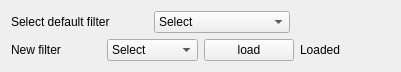
  <widget class="QWidget" name="layoutWidget">
   <property name="geometry">
    <rect>
     <x>10</x>
     <y>10</y>
     <width>401</width>
     <height>55</height>
    </rect>
   </property>
   <layout class="QVBoxLayout" name="verticalLayout">
    <item>
     <layout class="QHBoxLayout" name="horizontalLayout_2">
      <item>
       <widget class="QLabel" name="label_2">
        <property name="text">
         <string>Select default filter</string>
        </property>
       </widget>
      </item>
      <item>
       <widget class="QComboBox" name="filterByDefault">
        <item>
         <property name="text">
          <string>Select</string>
         </property>
        </item>
        <item>
         <property name="text">
          <string>Average</string>
         </property>
        </item>
        <item>
         <property name="text">
          <string>Gaussiano</string>
         </property>
        </item>
        <item>
         <property name="text">
          <string>Minimum</string>
         </property>
        </item>
        <item>
         <property name="text">
          <string>Medium</string>
         </property>
        </item>
        <item>
         <property name="text">
          <string>Maximum</string>
         </property>
        </item>
       </widget>
      </item>
      <item>
       <spacer name="horizontalSpacer">
        <property name="orientation">
         <enum>Qt::Horizontal</enum>
        </property>
        <property name="sizeType">
         <enum>QSizePolicy::Fixed</enum>
        </property>
        <property name="sizeHint" stdset="0">
         <size>
          <width>100</width>
          <height>20</height>
         </size>
        </property>
       </spacer>
      </item>
     </layout>
    </item>
    <item>
     <layout class="QHBoxLayout" name="horizontalLayout">
      <item>
       <widget class="QLabel" name="label">
        <property name="text">
         <string>New filter</string>
        </property>
       </widget>
      </item>
      <item>
       <widget class="QComboBox" name="selectFilter">
        <item>
         <property name="text">
          <string>Select</string>
         </property>
        </item>
        <item>
         <property name="text">
          <string>3 x 3</string>
         </property>
        </item>
        <item>
         <property name="text">
          <string>5 x 5</string>
         </property>
        </item>
        <item>
         <property name="text">
          <string>7 x 7</string>
         </property>
        </item>
        <item>
         <property name="text">
          <string>9 x 9</string>
         </property>
        </item>
       </widget>
      </item>
      <item>
       <widget class="QPushButton" name="pushButton">
        <property name="text">
         <string>load</string>
        </property>
       </widget>
      </item>
      <item>
       <widget class="QLabel" name="loaded">
        <property name="text">
         <string>Loaded</string>
        </property>
       </widget>
      </item>
     </layout>
    </item>
   </layout>
  </widget>
